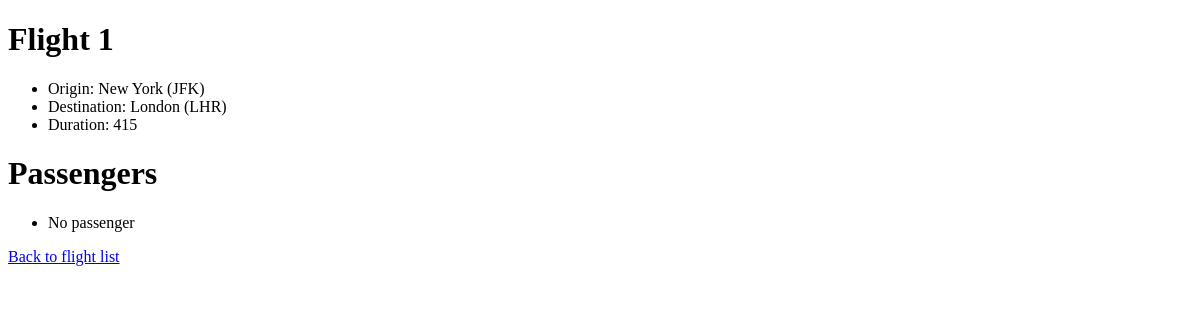
Page /flights/1 on the earlier database version.
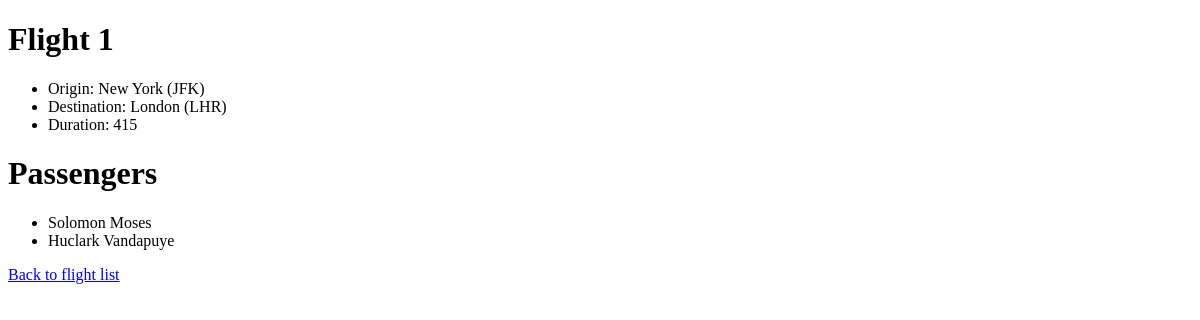
Same page on the later database version.
### flights/models.py (models this page shows)
class Passenger(models.Model):
    first = models.CharField(max_length=64)
    last = models.CharField(max_length=64)
    flights = models.ManyToManyField(Flight, blank=True, related_name="passengers")
    def __str__(self) -> str:
        return f"{self.first} {self.last}"

### flights/views.py (the view)
# urls.py: path("<int:flight_id>", views.flight, name="flight"),
def flight(request, flight_id):
    flight = Flight.objects.get(id =flight_id) #or
    return render(request, "flights/flight.html", {
        "flight": flight,
        "passengers": flight.passengers.all()
    })

### flights/models.py (called while the page is built)
    def __str__(self):
        return f"{self.city} ({self.code})"

### flights/templates/flights/flight.html
{% extends "flights/layout.html" %}
{% block body%}
<h1> Flight {{flight.id}}</h1>
    <ul>
        <li>Origin: {{flight.origin}}</li>
        <li>Destination: {{flight.destination}}</li>
        <li>Duration: {{flight.duration}}</li>
    </ul>
    <h1>Passengers</h1>
    <ul>
        {% for passenger in passengers %}
          <li> {{ passenger }}</li>
        {% empty %}
            <li>No passenger</li>
        {% endfor %}
    </ul>
    <a href="{% url "index" %}">Back to flight list</a>
{% endblock %}

Differences in the rows shown:
added Passenger: first+last "Solomon Moses"
added Passenger: first+last "Huclark Vandapuye"
Other differences:
text no longer shown: "No passenger"
